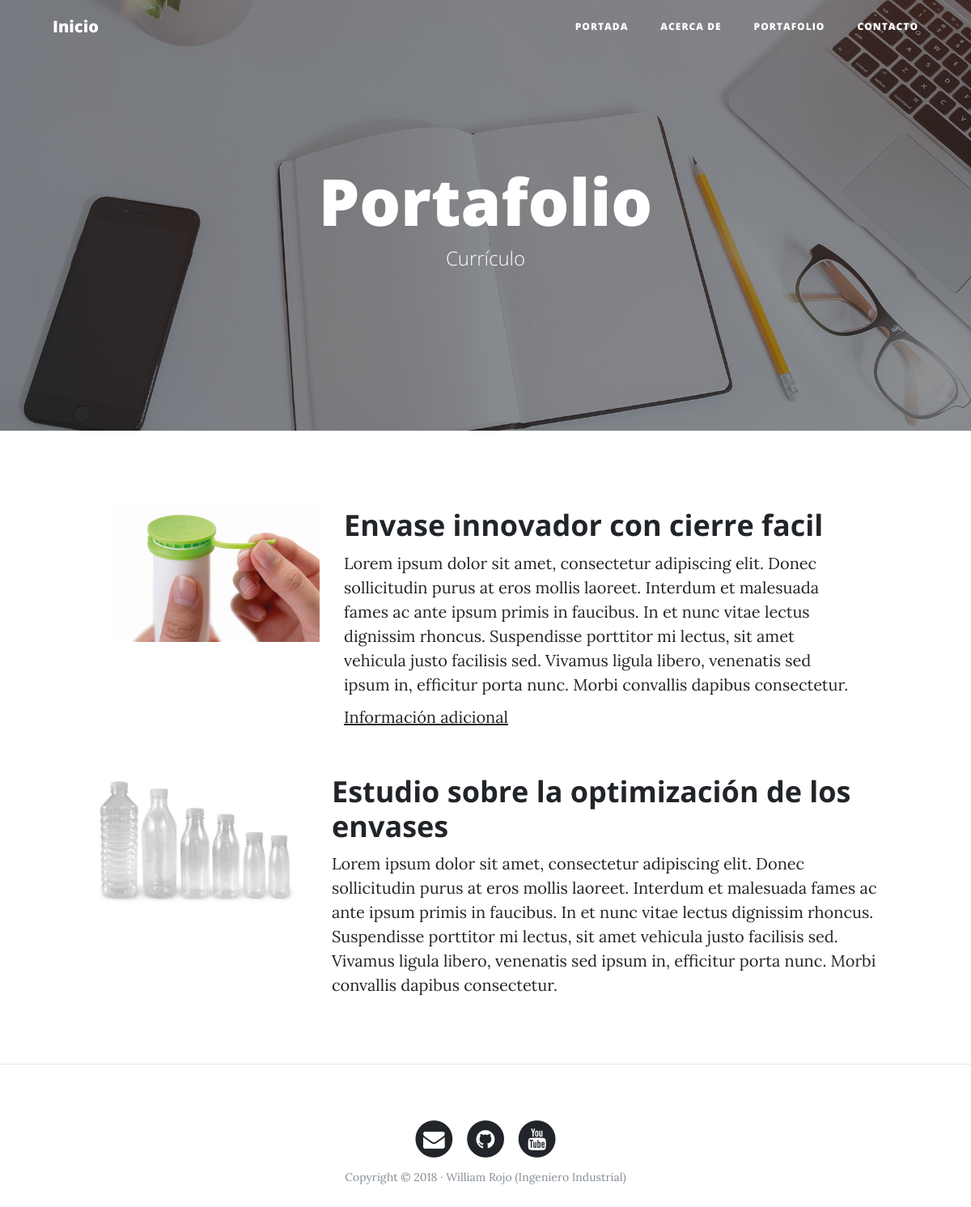
The page /portafolio/ on the database its author committed.
### portfolio/models.py (models this page shows, shortened)
class Portfolio(models.Model):
    title = models.CharField(max_length=200, verbose_name="Título")
    description = models.TextField(verbose_name="Descripción")
    image = models.ImageField(verbose_name="Imagen", upload_to="Projects")
    created = models.DateTimeField(auto_now_add=True, verbose_name="Fecha de creación")
    updated = models.DateTimeField(auto_now=True, verbose_name="Fecha de actualización")
    information = models.URLField( max_length=200, null=True, blank=True, verbose_name="Información adicional")
    class Meta:
        verbose_name = "Proyecto"
        verbose_name_plural = "Proyectos"
        ordering = ['-created']

### portfolio/views.py (the view)
# urls.py: path('portafolio/', portfolio_views.portafolio, name='portafolio'),
def portafolio(request):
    projects = Portfolio.objects.all()
    return render(request, 'portfolio/portafolio.html', {'projects': projects})

### portfolio/templates/portfolio/portafolio.html (shortened to what this page needs)
{% extends 'core/base.html' %}
{% block background %}{% load static %}{% static 'core/img/portfolio-bg.jpg' %}{% endblock %}
{% block headers %}
<h1>Portafolio</h1>
<span class="subheading">Currículo</span>
{% endblock %}
{% block content %}
	{% for project in projects %}
	    <div class="row project">
	      	<div class="col-lg-3 col-md-4 offset-lg-1">
		        <img class="img-fluid" src="{{project.image.url}}" alt="">
	      	</div>
	        <div class="col-lg-7 col-md-8">
	      		<h2 class="section-heading title">{{project.title}}</h2>
	          <p>{{project.description}}</p>
			  {%if project.information %}
			  <p><a href="{{project.information}}"> Información adicional </a></p>
			  {% endif %}
	      	</div>
	      </div>
		  </div>
	{% endfor %}
{% endblock %}

### rows shown on the page
Portfolio: image (picture), title "Envase innovador con cierre facil", description "Lorem ipsum dolor sit amet, consectetur adipiscing elit. Donec sollicitudin purus at eros mollis laoreet. Interdum et malesuada fames ac ante ipsum primis in faucibus. In et nunc vitae lectus dignissim rhoncus. Suspendisse porttitor mi lectus, sit amet vehicula justo facilisis sed. Vivamus ligula libero, venenatis sed ipsum in, efficitur porta nunc. Morbi convallis dapibus consectetur."
Portfolio: image (picture), title "Estudio sobre la optimización de los envases", description "Lorem ipsum dolor sit amet, consectetur adipiscing elit. Donec sollicitudin purus at eros mollis laoreet. Interdum et malesuada fames ac ante ipsum primis in faucibus. In et nunc vitae lectus dignissim rhoncus. Suspendisse porttitor mi lectus, sit amet vehicula justo facilisis sed. Vivamus ligula libero, venenatis sed ipsum in, efficitur porta nunc. Morbi convallis dapibus consectetur."
